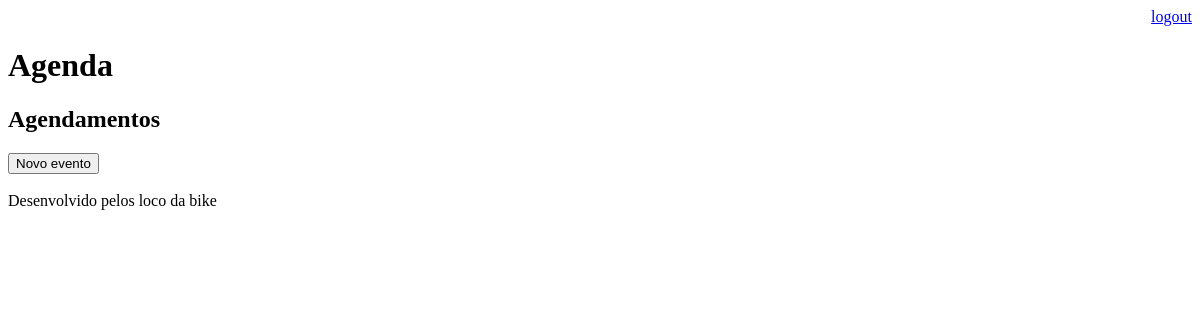
Page /agenda/ (signed in) on the earlier database version.
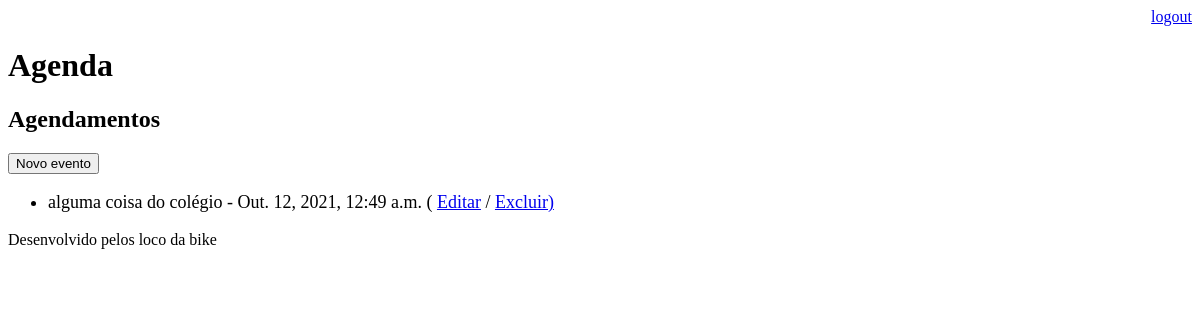
Same page on the later database version.
### core/models.py (models this page shows, shortened)
class Evento (models.Model):
    titulo = models.CharField(max_length=100)
    descricao = models.TextField(blank = True, null = True)
    data_evento = models.DateTimeField(verbose_name='Data do rolê')
    data_criacao = models.DateTimeField(auto_now = True)
    usuario = models.ForeignKey(User, on_delete = models.CASCADE)
    class Meta:
        db_table = 'evento'
    def get_evento_atrasado(self):
        if self.data_evento < datetime.now():
            return True
        else:
            return False

### core/views.py (the view)
# urls.py: path('agenda/', views.lista_eventos),
@login_required(login_url='/login/')
def lista_eventos(request):
    usuario = request.user
    data_atual = datetime.now() - timedelta(hours=1)
    evento = Evento.objects.filter(usuario=usuario,
                                   data_evento__gt = data_atual)
    dados = {'eventos': evento}
    return render (request,'agenda.html', dados)

### core/templates/agenda.html (shortened to what this page needs)
{% extends "model-page.html" %}
{% block content %}
    <h2>Agendamentos</h2>
    <a href="evento/">
        <button type="button">Novo evento</button>
    </a>
    <ul style = "font-size: 18px">
        {% for evento in eventos %}
            <li>
                <div style= >
                {{ evento.titulo }} - {{evento.data_evento}}
                ( <a href="evento/?id= {{ evento.id }}">Editar</a>
                / <a href="evento/delete/{{ evento.id }}/"> Excluir)</a>
                </div>
            </li>
        {% endfor %}
    </ul>
{% endblock %}

### core/templates/model-page.html
<!DOCTYPE html>
<html lang="en">
<head>
    {% include "model-header.html" %}
</head>
<body>
    {% block content %} {% endblock %}
    {% include "model-footer.html" %}
</body>
</html>

### core/templates/model-header.html (shortened to what this page needs)
    <div align="right">
        <a href="/logout">logout</a>
    </div>
    <h1>Agenda</h1>

### core/templates/model-footer.html
<p>Desenvolvido pelos loco da bike</p>

Differences in the rows shown:
added Evento: titulo "alguma coisa do colégio", data_evento "Out. 12, 2021, 12:49 a.m."
